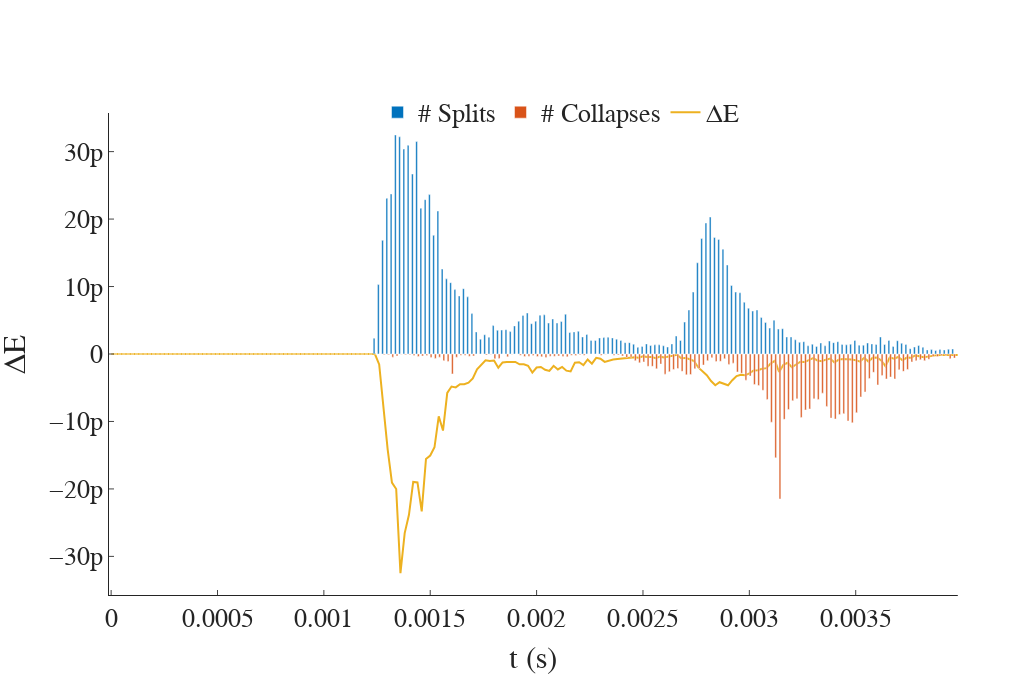

Source (notebook cell):
### Markdown cell above
# Plot

### Code cell
t = np.arange(200) * 2e-5

# Create figure with secondary y-axis
fig = make_subplots(specs=[[{"secondary_y": True}]])

# Add traces
fig.add_trace(
    go.Bar(x=t, y=split_per_timestep, name="# Splits", marker_color=matlab_colors[0]),
    secondary_y=True,
)
fig.add_trace(
    go.Bar(x=t, y=-collapse_per_timestep, name="# Collapses", marker_color=matlab_colors[1]),
    secondary_y=True,
)

# delta_v = np.array(n_vertices_per_timestep[1:]) - np.array(n_vertices_per_timestep[:-1])
fig.add_trace(
    # go.Scatter(x=t, y=n_vertices_per_timestep, name="# Vertices"),
    go.Scatter(x=t, y=delta_energy, name="E_t(x', T_t)", line_color=matlab_colors[2]),
    # go.Scatter(x=t, y=delta_v, name="Δ # Vertices"),
    secondary_y=False,
)

# Add figure title
fig.update_layout(**paper_style)

# Set x-axis title
fig.update_xaxes(title_text="t (s)")

def refletive_range(x):
    max_x = 1.1 * max(abs(x))
    return [-max_x, max_x]

# Set y-axes titles
max_op = np.array([max(split_per_timestep), max(collapse_per_timestep)])
fig.update_yaxes(title_text="", secondary_y=True, visible=False, range=refletive_range(max_op))
fig.update_yaxes(title_text="ΔE", secondary_y=False, range=refletive_range(delta_energy))
# fig.update_yaxes(title_text="# Vertices", secondary_y=False, range=[-max(delta_v), max(delta_v)])

fig.show()

### Figure 1 — Plotly figure (JSON) as saved in the notebook; plotly's stock layout.template omitted (floating-point values rounded to 4 significant figures; data arrays with more than 128 entries replaced by an {"elided": "..."} marker saying what was removed)
{"data": [{"marker": {"color": "#0072BD"}, "name": "# Splits", "type": "bar", "x": {"elided": "200 float values"}, "xaxis": "x", "y": {"elided": "199 int values"}, "yaxis": "y2"}, {"marker": {"color": "#D95319"}, "name": "# Collapses", "type": "bar", "x": {"elided": "200 float values"}, "xaxis": "x", "y": {"elided": "199 int values"}, "yaxis": "y2"}, {"line": {"color": "#EDB120"}, "name": "ΔE", "type": "scatter", "x": {"elided": "200 float values"}, "xaxis": "x", "y": {"elided": "200 float values"}, "yaxis": "y"}], "layout": {"font": {"family": "Linux Biolinum O Regular", "size": 25.78}, "height": 681.2, "legend": {"bgcolor": "rgba(0,0,0,0)", "font": {"family": "Linux Biolinum O Regular", "size": 25.78}, "orientation": "h", "x": 0.5, "xanchor": "center", "y": 1.05, "yanchor": "top"}, "margin": {"b": 18.75, "l": 18.75, "r": 18.75, "t": 112.5}, "width": 1031.0, "xaxis": {"anchor": "y", "domain": [0, 0.94], "ticks": "inside", "title": {"text": "t (s)"}}, "yaxis": {"anchor": "x", "domain": [0, 1], "range": [-3.572e-11, 3.572e-11], "ticks": "inside", "title": {"text": "ΔE"}}, "yaxis2": {"anchor": "x", "overlaying": "y", "range": [-763.4, 763.4], "side": "right", "title": {"text": ""}, "visible": false}}}
